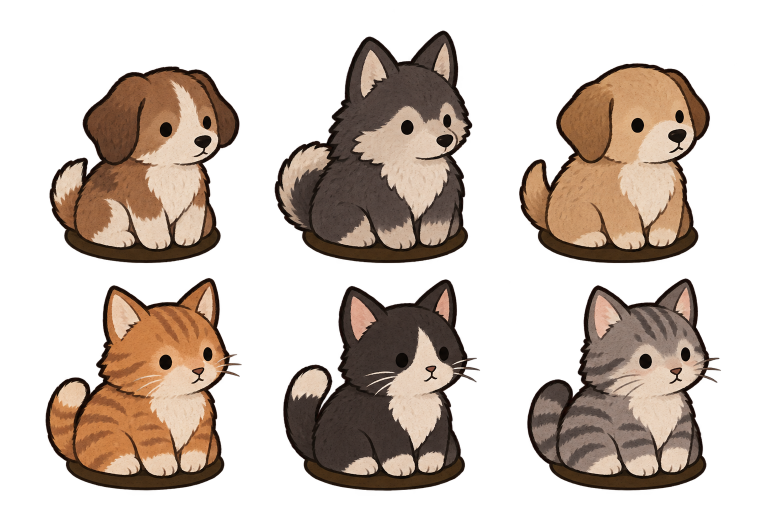
#> input picture ChatGPT Image 22 сент. 2026 г., 22_20_37.png, 1536 x 1024 px, found by its file name (shown at 1/2 size)
$ python process_pets.py
#> lines starting #> are read from the running program, lines starting #| are printed output that depends on the picture
import os
from PIL import Image

SRC_PATH = r"E:\Planetki\ChatGPT Image 22 сент. 2026 г., 22_20_37.png"
OUT_ANIMALS = r"E:\Planetki\Assets\animals"
OUT_CAMP = r"E:\Planetki\Assets\buildings\dom_ohotnika"

os.makedirs(OUT_ANIMALS, exist_ok=True)
os.makedirs(OUT_CAMP, exist_ok=True)

img = Image.open(SRC_PATH).convert("RGBA")
#> img is the input picture: PIL image 1536x1024 RGBA; mean R, G, B, A 77.9, 59, 45.6, 108.1

# 6 animal crop boxes
ANIMALS = [
    # Top row (Dogs)
    ("dog_hound", (0, 0, 512, 535)),
    ("dog_wolf", (512, 0, 1012, 535)),
    ("dog_shepherd", (1012, 0, 1536, 535)),
    # Bottom row (Cats)
    ("cat_ginger", (0, 535, 512, 1024)),
    ("cat_tuxedo", (512, 535, 1012, 1024)),
    ("cat_tabby", (1012, 535, 1536, 1024)),
]

def make_centered_sprite(crop_img, target_size=128, target_h=96, baseline_y=122):
    bbox = crop_img.getchannel("A").getbbox()
    if not bbox:
        return None
    tight = crop_img.crop(bbox)
    tw, th = tight.size

    scale = float(target_h) / float(th)
    new_w = max(1, int(round(tw * scale)))
    new_h = max(1, int(round(th * scale)))

    scaled = tight.resize((new_w, new_h), Image.Resampling.LANCZOS)
    canvas = Image.new("RGBA", (target_size, target_size), (0, 0, 0, 0))
    paste_x = (target_size - new_w) // 2
    paste_y = baseline_y - new_h
    canvas.paste(scaled, (paste_x, paste_y), scaled)
    return canvas

for name, box in ANIMALS:
    sub = img.crop(box)

    # Dogs: target height = 88 px (pets are smaller than humans who are 98 px)
    # Cats: target height = 72 px
    is_dog = "dog" in name
    th = 86 if is_dog else 72
    sprite = make_centered_sprite(sub, target_size=128, target_h=th, baseline_y=122)

    out_p = os.path.join(OUT_ANIMALS, f"{name}.png")
    sprite.save(out_p, "PNG")
    print(f"Saved {name}.png to {out_p}")

    # Also save aliases
    if name == "dog_wolf":
        sprite.save(os.path.join(OUT_ANIMALS, "dog.png"), "PNG")
        sprite.save(os.path.join(OUT_ANIMALS, "dog_hunting.png"), "PNG")
        # Save for hunting camp building upgrade prop
        sprite.save(os.path.join(OUT_CAMP, "hunt_dogs.png"), "PNG")
        print("Saved hunt_dogs.png to dom_ohotnika")
    elif name == "cat_ginger":
        sprite.save(os.path.join(OUT_ANIMALS, "cat.png"), "PNG")
#> this loop made 6 passes
#> bbox in make_centered_sprite on passes 1 to 6: (47, 32, 510, 534), (3, 17, 488, 532), (5, 8, 510, 531), (25, 6, 506, 463), (5, 10, 498, 459), (5, 2, 456, 465)
#> pass 1, `sub = img.crop(box)`:
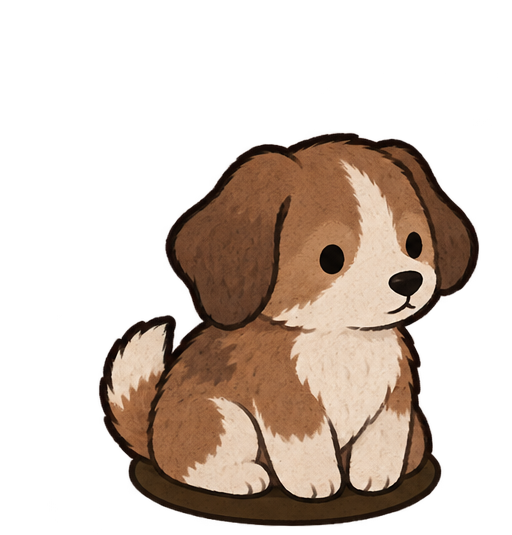
#> sub: PIL image 512x535 RGBA; mean R, G, B, A 73, 53.8, 40.4, 98; transparent parts drawn white
#> pass 1, in make_centered_sprite, `tight = crop_img.crop(bbox)`:
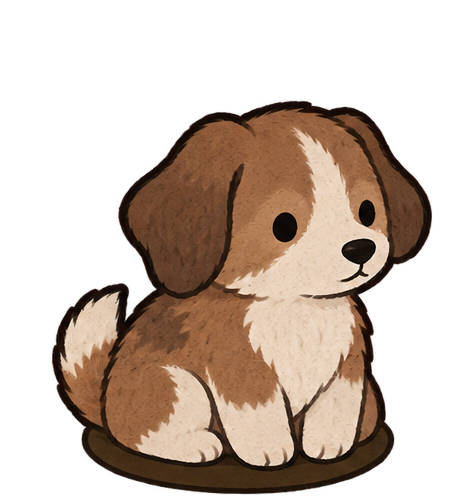
#> tight: PIL image 463x502 RGBA; mean R, G, B, A 84, 62, 46.8, 115.5; transparent parts drawn white
#> pass 1, in make_centered_sprite, `scaled = tight.resize((new_w, new_h), Image.Resampling.LANCZOS)`:
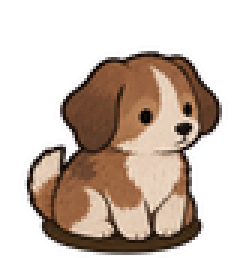
#> scaled: PIL image 79x86 RGBA (shown 3 times larger); mean R, G, B, A 66.4, 50.6, 39.7, 115.6; transparent parts drawn white
#> after the loop:
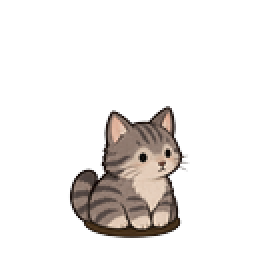
#> sprite: PIL image 128x128 RGBA (shown 2 times larger); mean R, G, B, A 21.1, 17.9, 16, 39.5; transparent parts drawn white
#> after the loop:
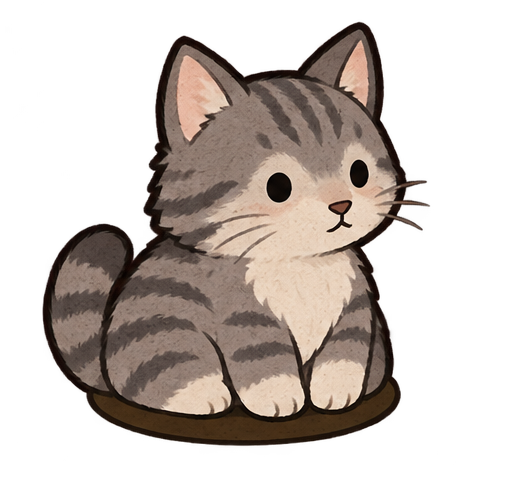
#> sub: PIL image 524x489 RGBA; mean R, G, B, A 76.8, 62.4, 53.5, 107.5; transparent parts drawn white

print("All pets processed successfully!")
